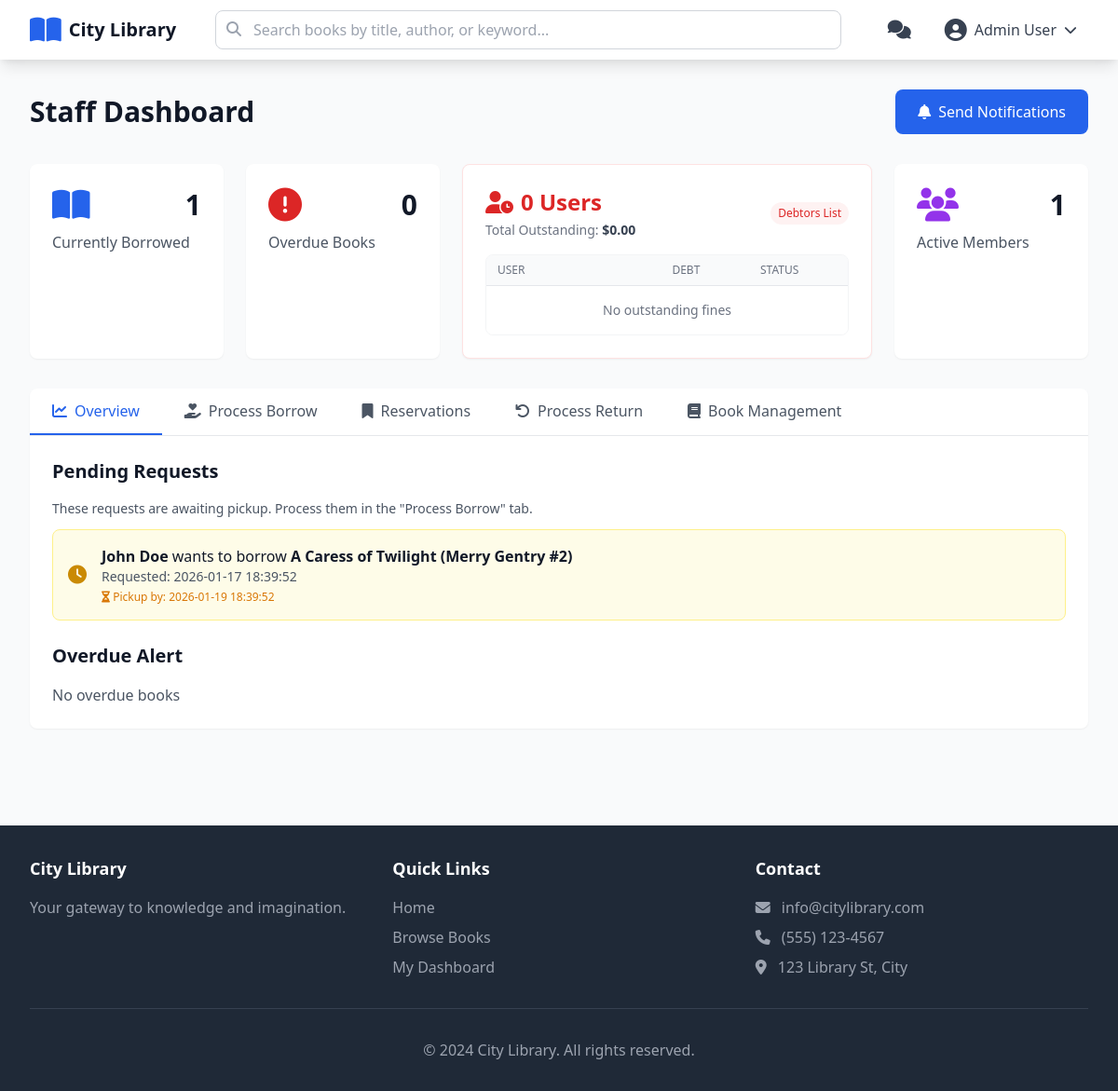
Page /staff/dashboard (signed in) on the committed database.
### tables this page shows
CREATE TABLE users (
            id TEXT PRIMARY KEY,
            email TEXT UNIQUE NOT NULL,
            password TEXT NOT NULL,
            name TEXT NOT NULL,
            phone TEXT NOT NULL,
            birthday TEXT,
            role TEXT NOT NULL DEFAULT 'user',
            member_since TEXT NOT NULL,
            is_locked INTEGER DEFAULT 0,
            fines REAL DEFAULT 0.0,
            violations INTEGER DEFAULT 0,
            favorites TEXT DEFAULT '[]'
        );

CREATE TABLE borrows (
            id TEXT PRIMARY KEY,
            user_id TEXT NOT NULL,
            book_id TEXT NOT NULL,
            borrow_date TEXT NOT NULL,
            due_date TEXT NOT NULL,
            return_date TEXT,
            status TEXT NOT NULL DEFAULT 'waiting',
            renewed_count INTEGER DEFAULT 0,
            pending_until TEXT,
            condition TEXT,
            damage_fee REAL DEFAULT 0.0,
            late_fee REAL DEFAULT 0.0,
            FOREIGN KEY (user_id) REFERENCES users (id),
            FOREIGN KEY (book_id) REFERENCES books (id)
        );

CREATE TABLE books (
            id TEXT PRIMARY KEY,
            title TEXT NOT NULL,
            author TEXT NOT NULL,
            category TEXT NOT NULL,
            publisher TEXT NOT NULL,
            year INTEGER NOT NULL,
            language TEXT NOT NULL,
            isbn TEXT NOT NULL,
            description TEXT,
            cover_url TEXT,
            total_copies INTEGER NOT NULL DEFAULT 1,
            available_copies INTEGER NOT NULL DEFAULT 1,
            shelf_location TEXT,
            rating REAL DEFAULT 0.0,
            borrow_count INTEGER DEFAULT 0
        );

### routes/staff_routes.py (the view)
@staff_bp.route('/dashboard')
@login_required
@role_required('staff')
def dashboard():
    staff = Staff.get_by_id(session['user_id'])
    return render_template(
        'pages/staff/dashboard.html',
        pending_borrows=Borrow.get_user_borrows_by_status('pending_pickup'),
        borrowed_books=Borrow.get_user_borrows_by_status('borrowed'),
        overdue_books=Borrow.get_overdue_borrows(),
        all_books=Book.get_all(),
        all_reservations=Reservation.get_all(),
        popular_books=Book.get_most_borrowed(limit=10),
        stats=staff.get_stats(),
        users_with_debt=User.get_users_with_debt()
    )

### templates/pages/staff/dashboard.html (shortened to what this page needs)
{% extends "layout.html" %}
{% block content %}
<div class="max-w-7xl mx-auto px-4 sm:px-6 lg:px-8 py-8">
    <div class="flex justify-between items-center mb-8">
        <h1 class="text-3xl font-bold text-gray-900">Staff Dashboard</h1>
        <a href="{{ url_for('staff.send_notifications') }}" class="px-6 py-3 bg-blue-600 text-white rounded-lg hover:bg-blue-700 flex items-center gap-2">
            <i class="fas fa-bell"></i>
            <span>Send Notifications</span>
        </a>
    </div>
    <div class="grid grid-cols-1 md:grid-cols-2 lg:grid-cols-5 gap-6 mb-8">
        <div class="bg-white rounded-lg shadow-sm p-6">
            <div class="flex items-center justify-between mb-2">
                <i class="fas fa-book-open text-4xl text-blue-600"></i>
                <span class="text-3xl font-bold text-gray-900">{{ stats.borrowed }}</span>
            </div>
            <p class="text-gray-600">Currently Borrowed</p>
        </div>
        <div class="bg-white rounded-lg shadow-sm p-6">
            <div class="flex items-center justify-between mb-2">
                <i class="fas fa-exclamation-circle text-4xl text-red-600"></i>
                <span class="text-3xl font-bold text-gray-900">{{ stats.overdue }}</span>
            </div>
            <p class="text-gray-600">Overdue Books</p>
        </div>
        <div class="bg-white rounded-lg shadow-sm p-6 lg:col-span-2 border border-red-100">
            <div class="flex items-center justify-between mb-4">
                <div>
                    <div class="flex items-center gap-2">
                        <i class="fas fa-user-clock text-2xl text-red-600"></i>
                        <span class="text-2xl font-bold text-red-600">{{ users_with_debt|length }} Users</span>
                    </div>
                    <p class="text-sm text-gray-500 mt-1">Total Outstanding: <span class="font-bold text-gray-700">${{ "%.2f"|format(stats.fines) }}</span></p>
                </div>
                <span class="text-xs bg-red-50 text-red-600 px-2 py-1 rounded-full">Debtors List</span>
            </div>
            <div class="overflow-hidden border border-gray-100 rounded-lg">
                <div class="max-h-40 overflow-y-auto custom-scrollbar">
                    <table class="min-w-full divide-y divide-gray-200">
                        <thead class="bg-gray-50 sticky top-0 z-10">
                            <tr>
                                <th class="px-3 py-2 text-left text-xs font-medium text-gray-500 uppercase">User</th>
                                <th class="px-3 py-2 text-right text-xs font-medium text-gray-500 uppercase">Debt</th>
                                <th class="px-3 py-2 text-center text-xs font-medium text-gray-500 uppercase">Status</th>
                            </tr>
                        </thead>
                        <tbody class="bg-white divide-y divide-gray-200">
                            {% for user in users_with_debt %}
                            <tr class="hover:bg-gray-50">
                                <td class="px-3 py-2">
                                    <div class="text-sm font-medium text-gray-900">{{ user.name }}</div>
                                    <div class="text-xs text-gray-400 truncate w-24" title="{{ user.email }}">{{ user.email }}</div>
                                </td>
                                <td class="px-3 py-2 text-right whitespace-nowrap">
                                    <div class="text-sm font-bold text-red-600">{{ "{:,.0f}".format(user.fines) }}</div>
                                </td>
                                <td class="px-3 py-2 text-center whitespace-nowrap">
                                    {% if user.is_locked %}
                                        <i class="fas fa-lock text-gray-400" title="Locked"></i>
                                    {% else %}
                                        <i class="fas fa-circle text-xs text-green-500" title="Active"></i>
                                    {% endif %}
                                </td>
                            </tr>
                            {% else %}
                            <tr>
                                <td colspan="3" class="px-3 py-4 text-center text-sm text-gray-500">
                                    No outstanding fines
                                </td>
                            </tr>
                            {% endfor %}
                        </tbody>
                    </table>
                </div>
            </div>
        </div>
        <div class="bg-white rounded-lg shadow-sm p-6">
            <div class="flex items-center justify-between mb-2">
                <i class="fas fa-users text-4xl text-purple-600"></i>
                <span class="text-3xl font-bold text-gray-900">{{ stats.members }}</span>
            </div>
            <p class="text-gray-600">Active Members</p>
        </div>
    </div>
    <div class="bg-white rounded-lg shadow-sm mb-6">
        <div class="border-b border-gray-200">
            <div class="flex overflow-x-auto">
                <button onclick="showTab('overview')" id="tab-overview" class="tab-button px-6 py-3 border-b-2 border-blue-600 text-blue-600 whitespace-nowrap">
                    <i class="fas fa-chart-line mr-2"></i>Overview
                </button>
                <button onclick="showTab('borrow')" id="tab-borrow" class="tab-button px-6 py-3 border-b-2 border-transparent text-gray-600 hover:text-gray-900 whitespace-nowrap">
                    <i class="fas fa-hand-holding-heart mr-2"></i>Process Borrow
                </button>
                <button onclick="showTab('reservations')" id="tab-reservations" class="tab-button px-6 py-3 border-b-2 border-transparent text-gray-600 hover:text-gray-900 whitespace-nowrap">
                    <i class="fas fa-bookmark mr-2"></i>Reservations
                </button>
                <button onclick="showTab('return')" id="tab-return" class="tab-button px-6 py-3 border-b-2 border-transparent text-gray-600 hover:text-gray-900 whitespace-nowrap">
                    <i class="fas fa-undo mr-2"></i>Process Return
                </button>
                <button onclick="showTab('books')" id="tab-books" class="tab-button px-6 py-3 border-b-2 border-transparent text-gray-600 hover:text-gray-900 whitespace-nowrap">
                    <i class="fas fa-book mr-2"></i>Book Management
                </button>
            </div>
        </div>
        <div class="p-6">
            <div id="content-overview" class="tab-content">
                <div class="space-y-6">
                    <div>
                        <h2 class="text-xl font-bold text-gray-900 mb-4">Pending Requests</h2>
                        <p class="text-sm text-gray-600 mb-3">These requests are awaiting pickup. Process them in the "Process Borrow" tab.</p>
                        {% if pending_borrows %}
                        <div class="space-y-2">
                            {% for borrow in pending_borrows[:5] %}
                            {% set book = borrow.get_book() %}
                            {% set user = borrow.get_user() %}
                            <div class="flex items-center gap-4 p-4 bg-yellow-50 border border-yellow-200 rounded-lg">
                                <i class="fas fa-clock text-xl text-yellow-600"></i>
                                <div class="flex-1">
                                    <p class="text-gray-900"><strong>{{ user.name }}</strong> wants to borrow <strong>{{ book.title }}</strong></p>
                                    <p class="text-sm text-gray-600">Requested: {{ borrow.borrow_date }}</p>
                                    {% if borrow.pending_until %}
                                    <p class="text-xs text-amber-600 mt-1"><i class="fas fa-hourglass-half"></i> Pickup by: {{ borrow.pending_until }}</p>
                                    {% endif %}
                                </div>
                            </div>
                            {% endfor %}
                        </div>
                        {% else %}
                        <p class="text-gray-600">No pending requests</p>
                        {% endif %}
                    </div>
                    <div>
                        <h2 class="text-xl font-bold text-gray-900 mb-4">Overdue Alert</h2>
                        {% if overdue_books %}
                        <div class="space-y-2">
                            {% for borrow in overdue_books[:5] %}
                            {% set book = borrow.get_book() %}
                            {% set user = borrow.get_user() %}
                            <div class="flex items-center gap-4 p-4 bg-red-50 border border-red-200 rounded-lg">
                                <i class="fas fa-exclamation-triangle text-xl text-red-600"></i>
                                <div class="flex-1">
                                    <p class="text-gray-900"><strong>{{ book.title }}</strong> is {{ borrow.get_overdue_days() }} days overdue</p>
                                    <p class="text-sm text-gray-600">User: {{ user.name }} | Fine: ${{ "%.2f"|format(borrow.get_fine_amount()) }}</p>
                                </div>
                            </div>
                            {% endfor %}
                        </div>
                        {% else %}
                        <p class="text-gray-600">No overdue books</p>
                        {% endif %}
                    </div>
                </div>
            </div>
        </div>
    </div>
</div>
{% endblock %}

### templates/layout.html (shortened to what this page needs)
<!DOCTYPE html>
<html lang="en">
<head>
    <script src="https://cdn.tailwindcss.com"></script>
    <link rel="stylesheet" href="https://cdnjs.cloudflare.com/ajax/libs/font-awesome/6.4.0/css/all.min.css">
    <link rel="stylesheet" href="{{ url_for('static', filename='css/custom.css') }}">
</head>
<body class="min-h-screen flex flex-col bg-gray-50">
    <header class="bg-white shadow-sm sticky top-0 z-50">
        <div class="max-w-7xl mx-auto px-4 sm:px-6 lg:px-8">
            <div class="flex items-center justify-between h-16">
                <a href="{{ url_for('main.home') }}" class="flex items-center gap-2">
                    <i class="fas fa-book-open text-3xl text-blue-600"></i>
                    <span class="text-xl font-semibold text-gray-900">City Library</span>
                </a>
                <form action="{{ url_for('main.search') }}" method="GET" class="hidden md:flex flex-1 max-w-2xl mx-8">
                    <div class="relative w-full">
                        <input
                            type="text"
                            name="q"
                            placeholder="Search books by title, author, or keyword..."
                            class="w-full px-4 py-2 pl-10 border border-gray-300 rounded-lg focus:outline-none focus:ring-2 focus:ring-blue-500"
                        />
                        <i class="fas fa-search absolute left-3 top-3 text-gray-400"></i>
                    </div>
                </form>
                <div class="hidden md:flex items-center gap-4">
                    {% if not current_user %}
                        <a href="{{ url_for('auth.login') }}" class="px-4 py-2 text-gray-700 hover:text-blue-600">
                            Login
                        </a>
                        <a href="{{ url_for('auth.register') }}" class="px-4 py-2 bg-blue-600 text-white rounded-lg hover:bg-blue-700">
                            Register
                        </a>
                    {% else %}
                        {% if current_user.role in ['staff', 'admin'] %}
                            <button onclick="openChatWindow()" class="relative p-2 text-gray-700 hover:text-blue-600">
                                <i class="fas fa-comments text-xl"></i>
                            </button>
                        {% endif %}
                        <div class="relative" id="userDropdown">
                            <button onclick="toggleUserDropdown()" class="flex items-center gap-2 px-3 py-2 text-gray-700 hover:text-blue-600">
                                <i class="fas fa-user-circle text-2xl"></i>
                                <span>{{ current_user.name }}</span>
                                <i class="fas fa-chevron-down text-sm"></i>
                            </button>
                        </div>
                    {% endif %}
                </div>
            </div>
        </div>
    </header>
    <main class="flex-1">
        {% block content %}{% endblock %}
    </main>
    <footer class="bg-gray-800 text-white mt-12">
        <div class="max-w-7xl mx-auto px-4 sm:px-6 lg:px-8 py-8">
            <div class="grid grid-cols-1 md:grid-cols-3 gap-8">
                <div>
                    <h3 class="text-lg font-semibold mb-4">City Library</h3>
                    <p class="text-gray-400">Your gateway to knowledge and imagination.</p>
                </div>
                <div>
                    <h3 class="text-lg font-semibold mb-4">Quick Links</h3>
                    <ul class="space-y-2 text-gray-400">
                        <li><a href="{{ url_for('main.home') }}" class="hover:text-white">Home</a></li>
                        <li><a href="{{ url_for('main.search') }}" class="hover:text-white">Browse Books</a></li>
                        {% if current_user %}
                        <li><a href="{{ url_for('user.dashboard') }}" class="hover:text-white">My Dashboard</a></li>
                        {% endif %}
                    </ul>
                </div>
                <div>
                    <h3 class="text-lg font-semibold mb-4">Contact</h3>
                    <ul class="space-y-2 text-gray-400">
                        <li><i class="fas fa-envelope mr-2"></i> info@citylibrary.com</li>
                        <li><i class="fas fa-phone mr-2"></i> (555) 123-4567</li>
                        <li><i class="fas fa-map-marker-alt mr-2"></i> 123 Library St, City</li>
                    </ul>
                </div>
            </div>
            <div class="border-t border-gray-700 mt-8 pt-8 text-center text-gray-400">
                <p>&copy; 2024 City Library. All rights reserved.</p>
            </div>
        </div>
    </footer>
</body>
</html>

### rows in the picture
users: name "Admin User"
borrows: borrow_date "2026-01-17 18:39:52", pending_until "2026-01-19 18:39:52"
users: name "John Doe"
books: title "A Caress of Twilight (Merry Gentry #2)"

### other values in the picture
{{ stats.borrowed }} "1"
{{ stats.overdue }} "0"
{{ users_with_debt|length }} "0"
{{ "%.2f"|format(stats.fines) }} "0.00"
{{ stats.members }} "1"
